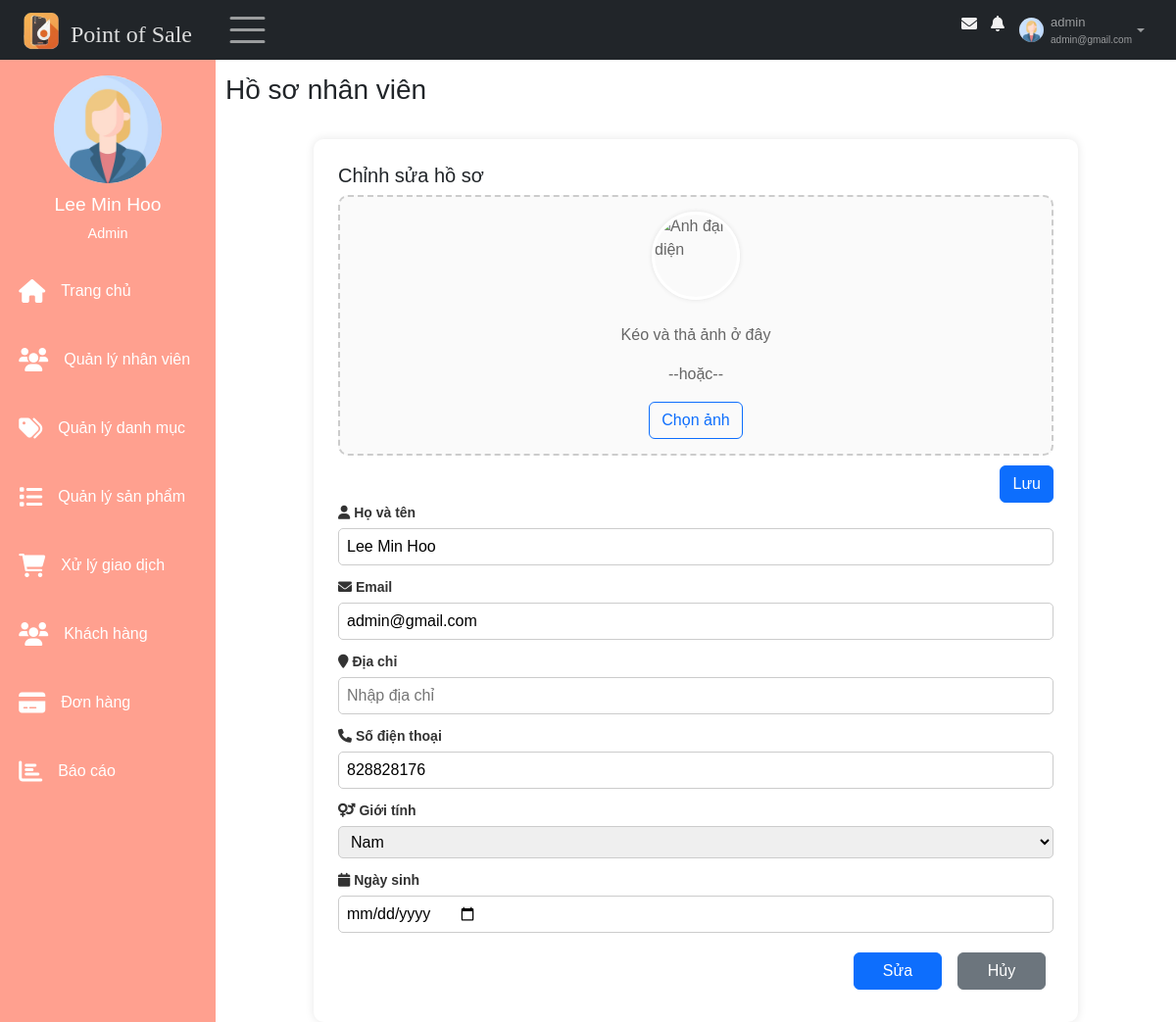
The app's page /views/index.php?nav=hoso&query=sua (signed in), older data.
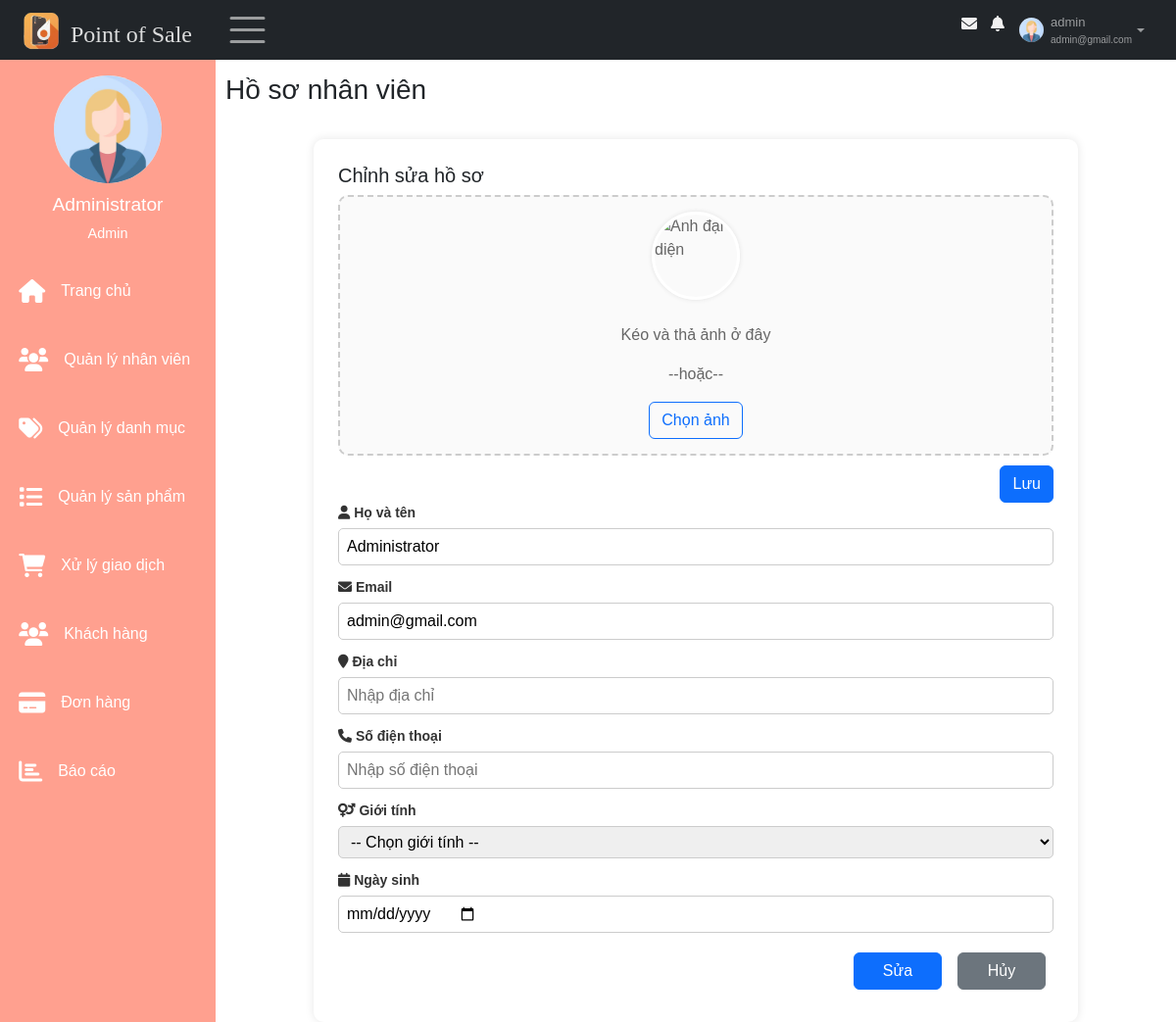
The same page, newer data.
### tables this page shows
CREATE TABLE `taikhoan` (
  `id` int(11) NOT NULL,
  `id_nhanvien` int(11) NOT NULL,
  `username` varchar(30) NOT NULL,
  `password` varchar(30) NOT NULL,
  `role` enum('Admin','Nhân viên') NOT NULL,
  `trangthai_hd` tinyint(1) NOT NULL,
  `activate_token` varchar(10) DEFAULT NULL,
  `expire_time` int(11) DEFAULT NULL,
  `pass_changed` tinyint(1) DEFAULT NULL,
  `trangthai_khoa` tinyint(1) NOT NULL DEFAULT 0
);

CREATE TABLE `nhanvien` (
  `id` int(11) NOT NULL,
  `hoten` varchar(50) NOT NULL,
  `email` varchar(100) NOT NULL,
  `gioitinh` enum('Nữ','Nam') DEFAULT NULL,
  `sdt` varchar(11) DEFAULT NULL,
  `ngaysinh` date DEFAULT NULL,
  `diachi` varchar(100) DEFAULT NULL,
  `img` varchar(50) DEFAULT NULL
);

### models/quanlyhoso/getProfileNV.php (called while the page is built, shortened)
<?php
    $conn = connectDB();
    if (isset($_GET["id_detail"])) {
        $id = $_GET["id_detail"];
    } else {
        $id = $_SESSION["id"];
    }
    if(empty($_SESSION["id"])) {
        header("Location: ../index.php");
        exit();
    }else{
        $sql = "SELECT nhanvien.*, taikhoan.trangthai_khoa, taikhoan.role FROM nhanvien, taikhoan WHERE nhanvien.id = taikhoan.id_nhanvien AND nhanvien.id =" . $id;
    }
    $result = $conn->query($sql);
    if ($result->num_rows > 0) {
        $row = $result->fetch_assoc();
        $profile_name =  $row["hoten"]??"";
        $profile_sdt = $row["sdt"]??"";
        $profile_email = $row["email"]??"";
        $profile_gender = $row["gioitinh"]??"";
        $profile_ngaysinh = $row["ngaysinh"]??"";
        $profile_diachi = $row["diachi"]??"";
        $profile_img = $row["img"]??"";
    }
?>

### views/pages/main/content/suahoso.php (the view, shortened to what the changed rows need)
<?php
include '../models/quanlyhoso/getProfileNV.php';
?>
<div class = "main-content " id="main">
    <main>
        <div class = "page-header">
            <div>
                <h3>Hồ sơ nhân viên </h3>
            </div>
        </div>
        <section class="profile-edit">
            <div class="profile-container">
                <form action="../models/quanlyhoso/upload_avatar.php" method="POST" enctype="multipart/form-data">
                    <h5> Chỉnh sửa hồ sơ</h5>
                    <div class="drop-zone avatar-edit" id="drop-avatar">
                        <img id ="preview" src="<?=$avtPath?>" alt="Ảnh đại diện" class="avatar">
                        <br>
                        <p>Kéo và thả ảnh ở đây</p>
                        <p>--hoặc--</p>
                        <label for="avatarInput" class="btn btn-outline-primary">Chọn ảnh</label>
                    </div>
                    <div class="file-actions right-actions">
                        <button type="submit" class="btn btn-primary" id="save-avatar-btn">Lưu</button>
                    </div>
                </form>
                <form action="index.php?nav=hoso&query=sua" method="post">
                    <div class="form-group">
                    <label><i class="fa fa-user"></i> Họ và tên</label>
                    <input value="<?=$profile_name?>" type="text" name="fullname" placeholder="Nhập họ và tên" id="name-edit">
                    </div>
                    <div class="form-group">
                    <label><i class="fa fa-envelope"></i> Email</label>
                    <input value="<?=$profile_email?>" type="email" name="email" placeholder="Nhập email" readonly>
                    </div>
                    <div class="form-group">
                    <label><i class="fa fa-map-marker"></i> Địa chỉ</label>
                    <input value="<?=$profile_diachi?>" type="text" name="address" placeholder="Nhập địa chỉ">
                    </div>
                    <div class="form-group">
                    <label><i class="fa fa-phone"></i> Số điện thoại</label>
                    <input value="<?=$profile_sdt?>" type="text" name="phone" placeholder="Nhập số điện thoại">
                    </div>
                    <div class="form-group">
                    <label><i class="fa fa-venus-mars"></i> Giới tính</label>
                    <select name="gender">
                        <option value="">-- Chọn giới tính --</option>
                        <option value="Nam" <?= ($profile_gender == "Nam") ? "selected" : "" ?>>Nam</option>
                    </select>
                    </div>
                    <div class="form-group">
                    <label><i class="fa fa-calendar"></i> Ngày sinh</label>
                    <input value="<?=$profile_ngaysinh?>" type="date" name="dob" >
                    </div>
                    <div class="right-actions">
                        <button type="submit" class="btn btn-primary edit-btn" id="edit-profile">Sửa</button>
                        <a href="index.php?nav=hoso" class="btn btn-secondary edit-btn">Hủy</a>
                    </div>
                </form>
            </div>
        </section>
    </main>
</div>

### views/pages/nav.php (shortened to what the changed rows need)
<nav class="navbar navbar-expand-sm bg-dark navbar-dark fixed-top" id="nav">
    <div class="container-fluid">
        <div class="leftnav justify-content-start">
            <a class="logo navbar-brand" href="index.php" data-bs-toggle="tooltip"  title="Về trang chủ">
                <img src="../images/logo.ico" alt="Logo" style="width:40px;" >
                <h4>Point of Sale</h4>
            </a>
            <div class="openclose"><span class="navbar-toggler-icon" style="font-size:30px;cursor:pointer" onclick="open_closeNav() " class = "las la-bars"></span>  </div>
        </div>
        <div class="rightnav justify-content-end">
            <ul  class=" navbar-nav" >
                <li class="nav-item">
                    <a  href="#">
                    <span class = "fa fa-fw fa-envelope"></span>
                    </a></li>
                <li class="nav-item">
                    <a  href="#">
                    <span class = "fa fa-bell"></span>
                    </a></li>
                <li class="nav-item dropdown">
                        <a id="nav-user" class="nav-link dropdown-toggle" href="#" role="button" data-bs-toggle="dropdown">
                            <img id="nav-avatar" src = "../models/quanlyhoso/imagesNV/<?=$profile_img?>" height = "30px"  width = "30px" alt = "Avatar">
                            <div class="infor">
                                <p id ="user"><?= $_SESSION["username"]?></p>
                                <p id="email"><?= $_SESSION["email"]?></p>
                            </div>
                        </a>
                </li>
            </ul>
        </div>
    </div>
</nav>

### views/pages/main/sidebar.php (shortened to what the changed rows need)
<div class="sidebar"  id="mySidebar" >
    <div class="sidebar-user">
        <img src="../models/quanlyhoso/imagesNV/<?=$profile_img?>" height = "70px"  width = "70px" alt = "">
            <div>
                <h3><?=$_SESSION['tennv']?></h3>
                <span><?=$_SESSION['role']?></span>
        </div>
    </div>
    <div class="sidebar-menu">
        <ul >
            <li class="item">
                <a class="link" href="index.php">
                    <span class = "fa fa-home"></span>
                    <p class="item-sidebar">Trang chủ</p>
                </a>
            </li>
            <?php
                if ($_SESSION['role'] == 'Admin') {
                    ?>
                    <li class="item">
                        <a class="link" href="index.php?sidebar=quanlynhanvien">
                            <span class = "fa fa-users"></span>
                            <p class="item-sidebar">Quản lý nhân viên</p>
                        </a>
                    </li>
                <?php
            }?>
            <li class="item">
                <a class="link" href="index.php?sidebar=quanlydanhmuc">
                    <span class = "fa fa-tags"></span>
                    <p class="item-sidebar">Quản lý danh mục</p>
                </a>
            </li>
            <li class="item">
                <a class="link" href="index.php?sidebar=quanlysanpham">
                    <span class = "fa fa-list"></span>
                    <p class="item-sidebar">Quản lý sản phẩm</p>
                </a>
            </li>
            <li class="item">
                <a class="link" href="index.php?sidebar=giaodich">
                    <span class = "fa fa-shopping-cart"></span>
                    <p class="item-sidebar">Xử lý giao dịch</p>
                </a>
            </li>
            <li class="item">
                <a class="link" href="index.php?sidebar=khachhang">
                    <span class = "fa fa-users"></span>
                    <p class="item-sidebar">Khách hàng</p>
                </a>
            </li>
            <li class="item">
                <a class="link" href="index.php?sidebar=donhang">
                    <span class = "fa fa-credit-card"></span>
                    <p class="item-sidebar">Đơn hàng</p>
                </a>
            </li>
            <li class="item">
                <a class="link" href="index.php?sidebar=baocao">
                    <span class = "fa fa-bar-chart"></span>
                    <p class="item-sidebar">Báo cáo</p>
                </a>
            </li>
        </ul>
    </div>
</div>

Row changes from the older to the newer data that the page shows:
no longer on this page (row edited): nhanvien: gender "Nam"
changed through a linked row, taikhoan "admin@gmail.com": fullname "Lee Min Hoo" → "Administrator"; phone "828828176" → (not shown)
Text that changed along with them:
$_SESSION['tennv']: "Lee Min Hoo" → "Administrator"
form field gender: (not shown) → "-- Chọn giới tính --"
